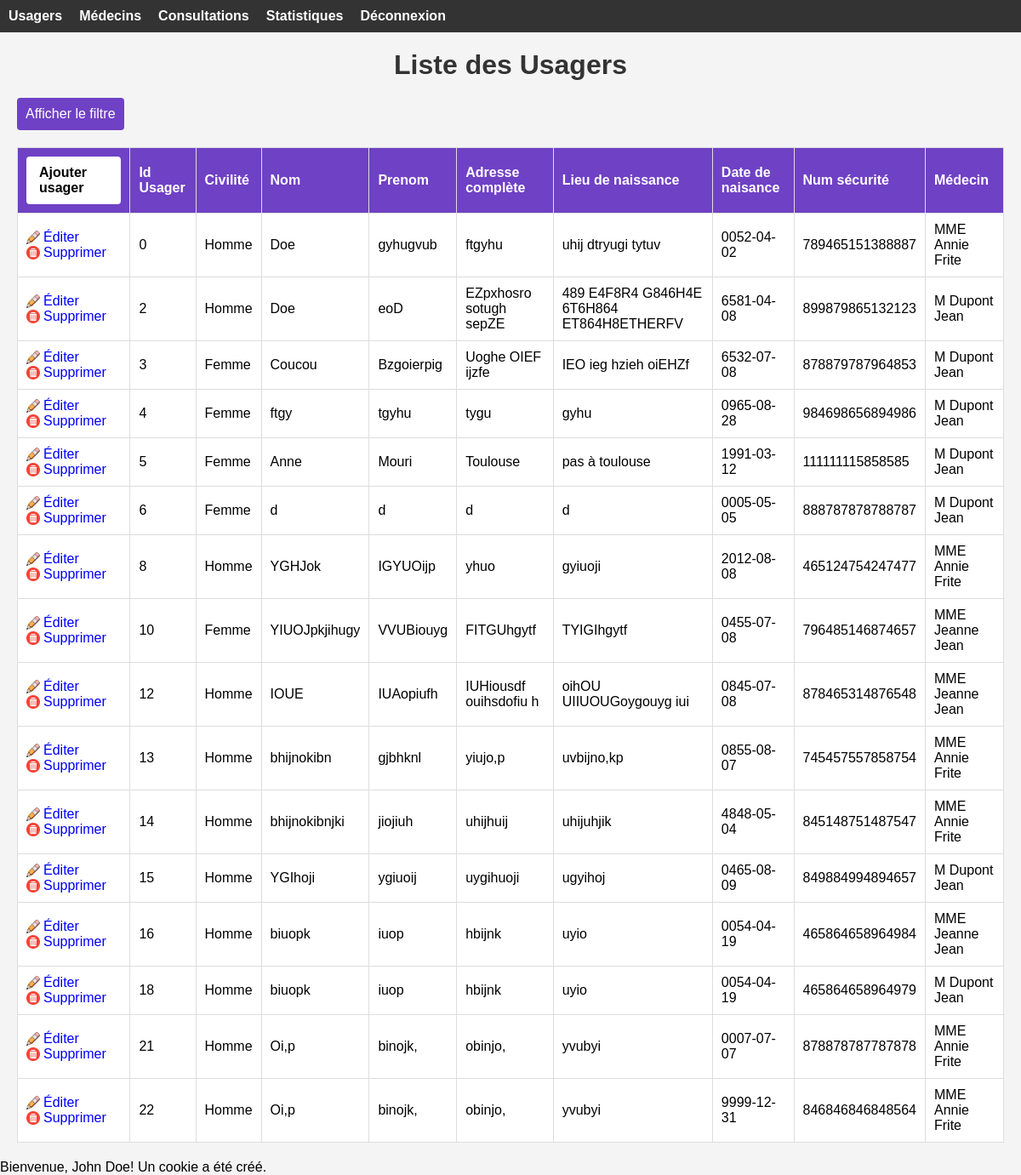
Screenshot of /ProjetCabinet/listeusager.php (signed in) with the database file from the repository.
### tables this page shows
CREATE TABLE `usager` (
  `Id_Usager` int(11) NOT NULL,
  `Civilité` varchar(50) NOT NULL,
  `Nom` varchar(50) NOT NULL,
  `Prenom` varchar(60) NOT NULL,
  `Adresse_complète` varchar(200) NOT NULL,
  `Lieu_de_naissance` varchar(200) NOT NULL,
  `Date_de_naissance` date NOT NULL,
  `Num_Sécu` decimal(15,0) NOT NULL,
  `Id_Médecin` int(11) DEFAULT NULL
);

### ProjetCabinet/listeusager.php (the view, shortened to what this page needs)
<!DOCTYPE html>
<head>
    <link rel="stylesheet" type="text/css" href="./css/consultation.css">
</head>
<body>
<?php
include('authentification.php');
include('header.php');
?>
<div class='container'>
    <h1>Liste des Usagers</h1>
    <label for="toggleFilter" id="filtrerLabel">Afficher le filtre</label>
    <table border="1" class="background-table">
        <tr>
            <th><a href='ajoutusager.php' class='button'>Ajouter usager</a></th>
            <th>Id Usager</th>
            <th>Civilité</th>
            <th>Nom</th>
            <th>Prenom</th>
            <th>Adresse complète</th>
            <th>Lieu de naissance</th>
            <th>Date de naisance</th>
            <th>Num sécurité</th>
            <th>Médecin</th>
        </tr>
        <?php
        try {
            $sql = "SELECT u.*, m.Civilité as civmed, m.Nom as nommed, m.Prénom as premed
            FROM usager u, médecin m where u.Id_Médecin = m.Id_Médecin";
            $sql .= " ORDER BY u.Id_Usager";
            $stmt = $linkpdo->query($sql);
            while ($row = $stmt->fetch()) {
                echo "<tr>";
                echo
                    "<td>
                        <a class='edit-link' href='./modifusag.php?id=".$row['Id_Usager']."'>Éditer</a>
                        <a class='delete-link' href='./suppusager.php?id=".$row['Id_Usager']."'>Supprimer</a>
                    </td>";
                echo "<td>".$row['Id_Usager']."</td>";
                echo "<td>".$row['Civilité']."</td>";
                echo "<td>".$row['Nom']."</td>";
                echo "<td>".$row['Prenom']."</td>";
                echo "<td>".$row['Adresse_complète']."</td>";
                echo "<td>".$row['Lieu_de_naissance']."</td>";
                echo "<td>".$row['Date_de_naissance']."</td>";
                echo "<td>".$row['Num_Sécu']."</td>";
                echo '<td>' . $row['civmed'] . ' ' . $row['nommed'] . ' ' . $row['premed'] . '</td>';
                echo "</tr>";
            }
        } catch(PDOException $e) {
            echo "Erreur : " . $e->getMessage();
        }
        ?>
    </table>
</div>
</body>
<?php
if (isset($_COOKIE['utilisateur'])) {
    $utilisateur = $_COOKIE['utilisateur'];
    echo "Bienvenue de nouveau, $utilisateur!";
} else {
    $utilisateur = "John Doe";
    echo "Bienvenue, $utilisateur! Un cookie a été créé.";
}
?>

### ProjetCabinet/header.php (shortened to what this page needs)
<!DOCTYPE html>
<html lang="en">
<head>
    <link rel="stylesheet" type="text/css" href="header.css">
</head>
<body>
<header>
    <nav>
        <ul>
            <li><a href="listeusager.php">Usagers</a></li>
            <li><a href="listemedecin.php">Médecins</a></li>
            <li><a href="consultation.php">Consultations</a></li>
            <li><a href="statistiques.php">Statistiques</a></li>
            <li class="right"><a href="deconnexion.php">Déconnexion</a></li>
        </ul>
    </nav>
</header>
</body>
</html>

### ProjetCabinet/css/consultation.css (style rules this page uses)
body, h1, h3, form, table { margin: 0; padding: 0; }
body { font-family: Arial, sans-serif; background-color: #f4f4f4; }
header { background-color: #333; color: #fff; padding: 10px; text-align: center; }
h1 { text-align: center; margin: 20px 0; color: #333; }
table.background-table { width: 100%; border-collapse: collapse; margin-top: 20px; position: sticky; top: 0; left: 0; z-index: 0; }
table, th, td { border: 1px solid #ddd; background-color: #ffffff; }
th, td { padding: 10px; text-align: left; }
th { background-color: rgb(111, 65, 197); color: #fff; }
a { text-decoration: none; color: #333; }
td > a { color: blue; }
a.edit-link, a.delete-link { display: inline-block; background-repeat: no-repeat; background-position: left center; padding-left: 20px; margin-right: 10px; }
a.edit-link { background-image: url('../image/crayon.png'); background-size: 16px; }
a.delete-link { background-image: url('../image/supprimer.png'); background-size: 16px; }
label[for="toggleFilter"] { position: relative; z-index: 2; }
label#filtrerLabel { display: inline-block; padding: 10px; background-color: rgb(111, 65, 197); color: #fff; border-radius: 4px; cursor: pointer; transition: background-color 0.3s ease; }
.container { margin: 20px; }
.button { display: inline-block; padding: 10px 15px; background-color: rgb(255, 255, 255); color: black; text-decoration: none; border-radius: 4px; font-size: 16px; transition: background-color 0.3s ease; }

### ProjetCabinet/header.css (style rules this page uses)
body { font-family: Arial, sans-serif; margin: 0; padding: 0; }
header { background-color: #333; color: #fff; padding: 10px; text-align: center; }
nav { display: flex; justify-content: space-between; }
nav ul { list-style: none; padding: 0; margin: 0; display: flex; }
nav li { margin-right: 20px; }
nav li.right { margin-left: auto; }
nav a { text-decoration: none; color: #fff; font-weight: bold; font-size: 16px; }

### rows the page displays
usager: Id_Usager "0", Civilité "Homme", Nom "Doe", Prenom "gyhugvub", Adresse_complète "ftgyhu", Lieu_de_naissance "uhij dtryugi tytuv", Date_de_naissance "0052-04-02", Num_Sécu "789465151388887", Id_Médecin.Civilité "MME", Id_Médecin.Nom "Annie", Id_Médecin.Prénom "Frite"
usager: Id_Usager "2", Civilité "Homme", Nom "Doe", Prenom "eoD", Adresse_complète "EZpxhosro sotugh sepZE", Lieu_de_naissance "489 E4F8R4 G846H4E 6T6H864 ET864H8ETHERFV", Date_de_naissance "6581-04-08", Num_Sécu "899879865132123", Id_Médecin.Civilité "M", Id_Médecin.Nom "Dupont", Id_Médecin.Prénom "Jean"
usager: Id_Usager "3", Civilité "Femme", Nom "Coucou", Prenom "Bzgoierpig", Adresse_complète "Uoghe OIEF ijzfe", Lieu_de_naissance "IEO ieg hzieh oiEHZf", Date_de_naissance "6532-07-08", Num_Sécu "878879787964853", Id_Médecin.Civilité "M", Id_Médecin.Nom "Dupont", Id_Médecin.Prénom "Jean"
usager: Id_Usager "4", Civilité "Femme", Nom "ftgy", Prenom "tgyhu", Adresse_complète "tygu", Lieu_de_naissance "gyhu", Date_de_naissance "0965-08-28", Num_Sécu "984698656894986", Id_Médecin.Civilité "M", Id_Médecin.Nom "Dupont", Id_Médecin.Prénom "Jean"
usager: Id_Usager "5", Civilité "Femme", Nom "Anne", Prenom "Mouri", Adresse_complète "Toulouse", Lieu_de_naissance "pas à toulouse", Date_de_naissance "1991-03-12", Num_Sécu "111111115858585", Id_Médecin.Civilité "M", Id_Médecin.Nom "Dupont", Id_Médecin.Prénom "Jean"
usager: Id_Usager "6", Civilité "Femme", Nom "d", Prenom "d", Adresse_complète "d", Lieu_de_naissance "d", Date_de_naissance "0005-05-05", Num_Sécu "888787878788787", Id_Médecin.Civilité "M", Id_Médecin.Nom "Dupont", Id_Médecin.Prénom "Jean"
usager: Id_Usager "8", Civilité "Homme", Nom "YGHJok", Prenom "IGYUOijp", Adresse_complète "yhuo", Lieu_de_naissance "gyiuoji", Date_de_naissance "2012-08-08", Num_Sécu "465124754247477", Id_Médecin.Civilité "MME", Id_Médecin.Nom "Annie", Id_Médecin.Prénom "Frite"
usager: Id_Usager "10", Civilité "Femme", Nom "YIUOJpkjihugy", Prenom "VVUBiouyg", Adresse_complète "FITGUhgytf", Lieu_de_naissance "TYIGIhgytf", Date_de_naissance "0455-07-08", Num_Sécu "796485146874657", Id_Médecin.Civilité "MME", Id_Médecin.Nom "Jeanne", Id_Médecin.Prénom "Jean"
usager: Id_Usager "12", Civilité "Homme", Nom "IOUE", Prenom "IUAopiufh", Adresse_complète "IUHiousdf ouihsdofiu h", Lieu_de_naissance "oihOU UIIUOUGoygouyg iui", Date_de_naissance "0845-07-08", Num_Sécu "878465314876548", Id_Médecin.Civilité "MME", Id_Médecin.Nom "Jeanne", Id_Médecin.Prénom "Jean"
usager: Id_Usager "13", Civilité "Homme", Nom "bhijnokibn", Prenom "gjbhknl", Adresse_complète "yiujo,p", Lieu_de_naissance "uvbijno,kp", Date_de_naissance "0855-08-07", Num_Sécu "745457557858754", Id_Médecin.Civilité "MME", Id_Médecin.Nom "Annie", Id_Médecin.Prénom "Frite"
usager: Id_Usager "14", Civilité "Homme", Nom "bhijnokibnjki", Prenom "jiojiuh", Adresse_complète "uhijhuij", Lieu_de_naissance "uhijuhjik", Date_de_naissance "4848-05-04", Num_Sécu "845148751487547", Id_Médecin.Civilité "MME", Id_Médecin.Nom "Annie", Id_Médecin.Prénom "Frite"
usager: Id_Usager "15", Civilité "Homme", Nom "YGIhoji", Prenom "ygiuoij", Adresse_complète "uygihuoji", Lieu_de_naissance "ugyihoj", Date_de_naissance "0465-08-09", Num_Sécu "849884994894657", Id_Médecin.Civilité "M", Id_Médecin.Nom "Dupont", Id_Médecin.Prénom "Jean"
usager: Id_Usager "16", Civilité "Homme", Nom "biuopk", Prenom "iuop", Adresse_complète "hbijnk", Lieu_de_naissance "uyio", Date_de_naissance "0054-04-19", Num_Sécu "465864658964984", Id_Médecin.Civilité "MME", Id_Médecin.Nom "Jeanne", Id_Médecin.Prénom "Jean"
usager: Id_Usager "18", Civilité "Homme", Nom "biuopk", Prenom "iuop", Adresse_complète "hbijnk", Lieu_de_naissance "uyio", Date_de_naissance "0054-04-19", Num_Sécu "465864658964979", Id_Médecin.Civilité "M", Id_Médecin.Nom "Dupont", Id_Médecin.Prénom "Jean"
usager: Id_Usager "21", Civilité "Homme", Nom "Oi,p", Prenom "binojk,", Adresse_complète "obinjo,", Lieu_de_naissance "yvubyi", Date_de_naissance "0007-07-07", Num_Sécu "878878787787878", Id_Médecin.Civilité "MME", Id_Médecin.Nom "Annie", Id_Médecin.Prénom "Frite"
usager: Id_Usager "22", Civilité "Homme", Nom "Oi,p", Prenom "binojk,", Adresse_complète "obinjo,", Lieu_de_naissance "yvubyi", Date_de_naissance "9999-12-31", Num_Sécu "846846846848564", Id_Médecin.Civilité "MME", Id_Médecin.Nom "Annie", Id_Médecin.Prénom "Frite"

### other values shown
$utilisateur "John Doe"
